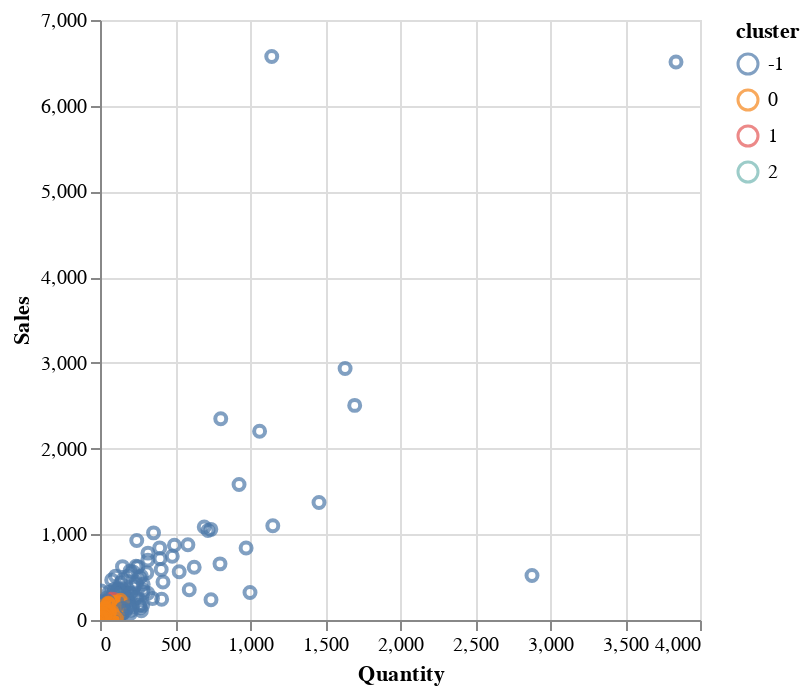

Notebook code cell kept with this figure:
### Code cell
dbs_grouped_df.plot.scatter("Quantity", "Sales", color="cluster:N")

### Figure 1 — Vega specification as saved in the notebook (floating-point values rounded to 4 significant figures; data arrays with more than 128 entries replaced by an {"elided": "..."} marker saying what was removed)
{"$schema": "https://vega.github.io/schema/vega/v5.json", "data": [{"name": "param_20_store"}, {"name": "source_0", "values": {"elided": "2368 records"}}, {"name": "source_0_x_domain_Quantity", "values": [{"min": 1, "max": 3840}]}, {"name": "source_0_y_domain_Sales", "values": [{"min": 0.001, "max": 6575.0}]}, {"name": "source_0_color_domain_cluster", "values": [{"cluster": 0}, {"cluster": -1}, {"cluster": 1}, {"cluster": 2}]}], "signals": [{"name": "unit", "value": {}, "on": [{"events": "pointermove", "update": "isTuple(group()) ? group() : unit"}]}, {"name": "param_20", "update": "vlSelectionResolve(\"param_20_store\", \"union\")"}, {"name": "param_20_Quantity", "on": [{"events": [{"source": "view", "type": "dblclick"}], "update": "null"}, {"events": {"signal": "param_20_translate_delta"}, "update": "panLinear(param_20_translate_anchor.extent_x, -param_20_translate_delta.x / width)"}, {"events": {"signal": "param_20_zoom_delta"}, "update": "zoomLinear(domain(\"x\"), param_20_zoom_anchor.x, param_20_zoom_delta)"}]}, {"name": "param_20_Sales", "on": [{"events": [{"source": "view", "type": "dblclick"}], "update": "null"}, {"events": {"signal": "param_20_translate_delta"}, "update": "panLinear(param_20_translate_anchor.extent_y, param_20_translate_delta.y / height)"}, {"events": {"signal": "param_20_zoom_delta"}, "update": "zoomLinear(domain(\"y\"), param_20_zoom_anchor.y, param_20_zoom_delta)"}]}, {"name": "param_20_tuple", "on": [{"events": [{"signal": "param_20_Quantity || param_20_Sales"}], "update": "param_20_Quantity && param_20_Sales ? {unit: \"\", fields: param_20_tuple_fields, values: [param_20_Quantity,param_20_Sales]} : null"}]}, {"name": "param_20_tuple_fields", "value": [{"field": "Quantity", "channel": "x", "type": "R"}, {"field": "Sales", "channel": "y", "type": "R"}]}, {"name": "param_20_translate_anchor", "value": {}, "on": [{"events": [{"source": "scope", "type": "pointerdown"}], "update": "{x: x(unit), y: y(unit), extent_x: domain(\"x\"), extent_y: domain(\"y\")}"}]}, {"name": "param_20_translate_delta", "value": {}, "on": [{"events": [{"source": "window", "between": [{"source": "scope", "type": "pointerdown"}, {"source": "window", "type": "pointerup"}], "consume": true, "type": "pointermove"}], "update": "{x: param_20_translate_anchor.x - x(unit), y: param_20_translate_anchor.y - y(unit)}"}]}, {"name": "param_20_zoom_anchor", "on": [{"events": [{"source": "scope", "type": "wheel", "consume": true}], "update": "{x: invert(\"x\", x(unit)), y: invert(\"y\", y(unit))}"}]}, {"name": "param_20_zoom_delta", "on": [{"events": [{"source": "scope", "type": "wheel", "consume": true}], "update": "pow(1.001, event.deltaY * pow(16, event.deltaMode))", "force": true}]}, {"name": "param_20_modify", "on": [{"events": {"signal": "param_20_tuple"}, "update": "modify(\"param_20_store\", param_20_tuple, true)"}]}], "marks": [{"type": "symbol", "name": "marks", "from": {"data": "source_0"}, "encode": {"update": {"fill": {"value": "transparent"}, "tooltip": {"signal": "{\"Quantity\": format(datum[\"Quantity\"], \"\"), \"Sales\": format(datum[\"Sales\"], \"\"), \"cluster\": isValid(datum[\"cluster\"]) ? datum[\"cluster\"] : \"\"+datum[\"cluster\"]}"}, "opacity": {"value": 0.7}, "x": {"field": "Quantity", "scale": "x"}, "stroke": {"field": "cluster", "scale": "color"}, "y": {"field": "Sales", "scale": "y"}}}, "style": ["point"], "clip": true, "interactive": true}], "scales": [{"name": "x", "type": "linear", "domain": [{"signal": "(data(\"source_0_x_domain_Quantity\")[0] || {}).min"}, {"signal": "(data(\"source_0_x_domain_Quantity\")[0] || {}).max"}], "range": [0, {"signal": "width"}], "zero": true, "domainRaw": {"signal": "param_20[\"Quantity\"]"}, "nice": true}, {"name": "y", "type": "linear", "domain": [{"signal": "(data(\"source_0_y_domain_Sales\")[0] || {}).min"}, {"signal": "(data(\"source_0_y_domain_Sales\")[0] || {}).max"}], "range": [{"signal": "height"}, 0], "nice": true, "zero": true, "domainRaw": {"signal": "param_20[\"Sales\"]"}}, {"name": "color", "type": "ordinal", "domain": {"data": "source_0_color_domain_cluster", "field": "cluster", "sort": true}, "range": "category"}], "axes": [{"scale": "x", "domain": false, "grid": true, "labels": false, "ticks": false, "maxExtent": 0, "zindex": 0, "orient": "bottom", "minExtent": 0, "aria": false, "gridScale": "y", "tickCount": {"signal": "ceil(width/40)"}}, {"scale": "y", "zindex": 0, "labels": false, "aria": false, "minExtent": 0, "maxExtent": 0, "orient": "left", "gridScale": "x", "grid": true, "tickCount": {"signal": "ceil(height/40)"}, "domain": false, "ticks": false}, {"scale": "x", "tickCount": {"signal": "ceil(width/40)"}, "labelOverlap": true, "zindex": 0, "title": "Quantity", "orient": "bottom", "grid": false, "labelFlush": true}, {"scale": "y", "orient": "left", "title": "Sales", "zindex": 0, "tickCount": {"signal": "ceil(height/40)"}, "labelOverlap": true, "grid": false}], "height": 300, "legends": [{"stroke": "color", "symbolType": "circle", "title": "cluster", "encode": {"symbols": {"update": {"fill": {"value": "transparent"}, "opacity": {"value": 0.7}}}}}], "style": "cell", "padding": 5, "width": 300, "background": "white"}
